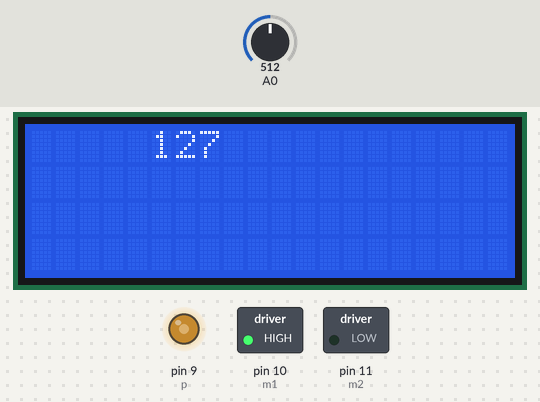
A sketch run on a simulated Arduino Uno, built with avr-gcc and run on an emulated ATmega328P. Shown: 20×4 character LCD, switched loads named in the sketch (green lamp = pin HIGH), output pins drawn as LEDs (lit = HIGH). The inputs (shaded band) are chosen by the test bench; at power-on: A0 = 512. What the sketch prints to the serial monitor is not drawn.

Above: at 1.2 s.
1.3 s: A0 set to 418
At 2.3 s:
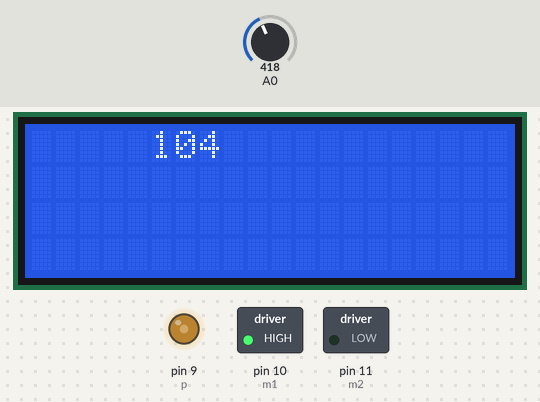
2.8 s: A0 set to 383
At 4.0 s:
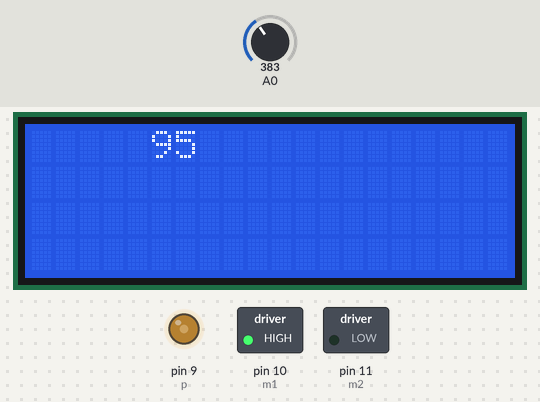
4.3 s: A0 set to 46
At 5.4 s:
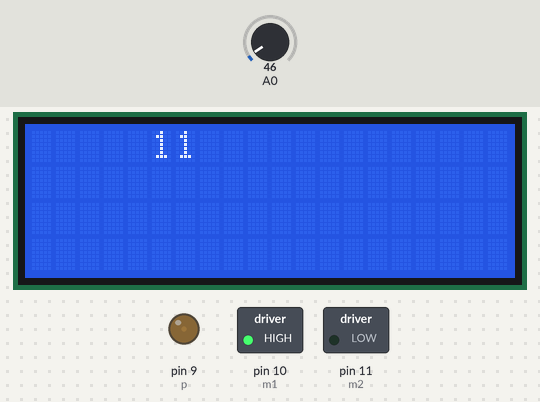
5.8 s: A0 set to 36
At 6.6 s:
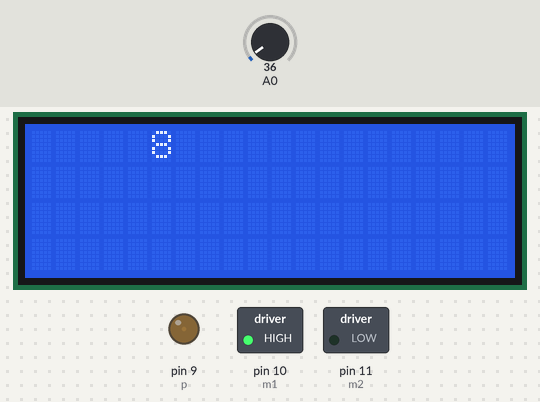
7.3 s: A0 set to 0
At 8.5 s:
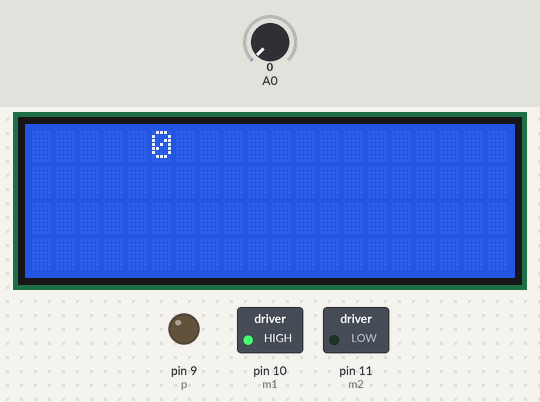
8.8 s: A0 set to 716
At 9.3 s:
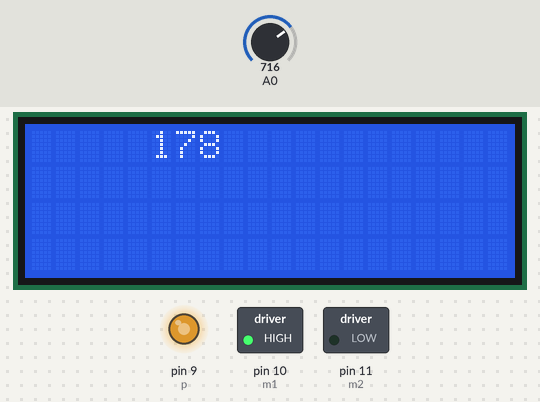
Timing chart, 0 to 11.3 s (numbered marks = the images above; inputs shaded):
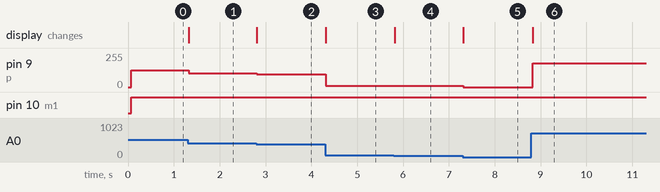

Measured:
- the behaviour switches between 402 and 401 on A0 (found by bisection; images 1 and 2)
- the behaviour switches between 41 and 40 on A0 (found by bisection; images 3 and 4)
- after the input at 1.3 s, pin 9 (p): 127/255 → 104/255 at once; the display: changes at once (image 1)
- after the input at 2.8 s, pin 9 (p): 104/255 → 95/255 at once; the display: changes at once (image 2)
- after the input at 4.3 s, pin 9 (p): 95/255 → 11/255 at once; the display: changes at once (image 3)
- after the input at 5.8 s, pin 9 (p): 11/255 → 8/255 at once; the display: changes at once (image 4)
- after the input at 7.3 s, pin 9 (p): 8/255 → 0/255 at once; the display: changes at once (image 5)
- after the input at 8.8 s, pin 9 (p): 0/255 → 178/255 at once; the display: changes at once (image 6)

The sketch:

shotmotor.ino
```cpp
#include <Wire.h>

#include <LiquidCrystal_I2C.h>

LiquidCrystal_I2C lcd(0x27,20,4);

int p = 9;
int m1 = 10;
int m2 = 11;
int SPEED;

void setup() {

  pinMode(A0,INPUT);
  pinMode(m1,OUTPUT);
  pinMode(m2,OUTPUT);
  pinMode(p,OUTPUT);
  Serial.begin(9600);
  Wire.begin();
  lcd.init();
  lcd.backlight();
  lcd.clear();
}

void loop() {
    SPEED = map(analogRead(A0),0,1023,0,255);
    lcd.setCursor(5,0);
    lcd.println(SPEED);
    Serial.print("speed motor = ");
    Serial.println(SPEED);
    digitalWrite(m1,HIGH);
    digitalWrite(m2,LOW);
    analogWrite(p,SPEED);
    delay(20);
}
```
